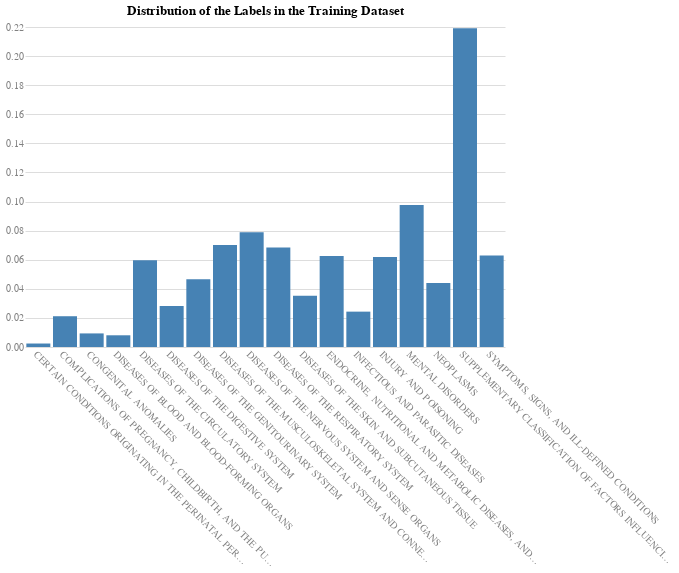

Notebook code cell kept with this figure:
### Markdown cell above
##### 5.2.1.3 - Confirm the distribution and percentage of the labels in the training dataset

### Code cell
# Check the distribution and percentage of the labels in the training dataset
y_train.value_counts(normalize=True)

# Plot the distribution and percentage of true labels
chart(
    df=y_train.value_counts(normalize=True).reset_index(),
    x='index:N',
    y='proportion:Q',
    title='Distribution of the Labels in the Training Dataset',
).mark_bar().configure_axisX(labelAngle=45, labelLimit=300, title=None).configure_axisY(title=None)

### Figure 1 — Vega specification as saved in the notebook (floating-point values rounded to 4 significant figures)
{"$schema": "https://vega.github.io/schema/vega/v5.json", "data": [{"name": "source_0", "values": [{"index": "SUPPLEMENTARY CLASSIFICATION OF FACTORS INFLUENCING HEALTH STATUS AND CONTACT WITH HEALTH SERVICES", "proportion": 0.2192, "proportion_end": 0.2192, "proportion_start": 0.0}, {"index": "MENTAL DISORDERS", "proportion": 0.09761, "proportion_end": 0.09761, "proportion_start": 0.0}, {"index": "DISEASES OF THE NERVOUS SYSTEM AND SENSE ORGANS", "proportion": 0.0789, "proportion_end": 0.0789, "proportion_start": 0.0}, {"index": "DISEASES OF THE MUSCULOSKELETAL SYSTEM AND CONNECTIVE TISSUE", "proportion": 0.07005, "proportion_end": 0.07005, "proportion_start": 0.0}, {"index": "DISEASES OF THE RESPIRATORY SYSTEM", "proportion": 0.06838, "proportion_end": 0.06838, "proportion_start": 0.0}, {"index": "SYMPTOMS, SIGNS, AND ILL-DEFINED CONDITIONS", "proportion": 0.06284, "proportion_end": 0.06284, "proportion_start": 0.0}, {"index": "ENDOCRINE, NUTRITIONAL AND METABOLIC DISEASES, AND IMMUNITY DISORDERS", "proportion": 0.06254, "proportion_end": 0.06254, "proportion_start": 0.0}, {"index": "INJURY AND POISONING", "proportion": 0.06188, "proportion_end": 0.06188, "proportion_start": 0.0}, {"index": "DISEASES OF THE CIRCULATORY SYSTEM", "proportion": 0.05956, "proportion_end": 0.05956, "proportion_start": 0.0}, {"index": "DISEASES OF THE GENITOURINARY SYSTEM", "proportion": 0.04651, "proportion_end": 0.04651, "proportion_start": 0.0}, {"index": "NEOPLASMS", "proportion": 0.04397, "proportion_end": 0.04397, "proportion_start": 0.0}, {"index": "DISEASES OF THE SKIN AND SUBCUTANEOUS TISSUE", "proportion": 0.03515, "proportion_end": 0.03515, "proportion_start": 0.0}, {"index": "DISEASES OF THE DIGESTIVE SYSTEM", "proportion": 0.02817, "proportion_end": 0.02817, "proportion_start": 0.0}, {"index": "INFECTIOUS AND PARASITIC DISEASES", "proportion": 0.02431, "proportion_end": 0.02431, "proportion_start": 0.0}, {"index": "COMPLICATIONS OF PREGNANCY, CHILDBIRTH, AND THE PUERPERIUM", "proportion": 0.02116, "proportion_end": 0.02116, "proportion_start": 0.0}, {"index": "CONGENITAL ANOMALIES", "proportion": 0.009337, "proportion_end": 0.009337, "proportion_start": 0.0}, {"index": "DISEASES OF BLOOD AND BLOOD-FORMING ORGANS", "proportion": 0.008051, "proportion_end": 0.008051, "proportion_start": 0.0}, {"index": "CERTAIN CONDITIONS ORIGINATING IN THE PERINATAL PERIOD", "proportion": 0.002394, "proportion_end": 0.002394, "proportion_start": 0.0}]}, {"name": "source_0_x_domain_index", "values": [{"index": "SUPPLEMENTARY CLASSIFICATION OF FACTORS INFLUENCING HEALTH STATUS AND CONTACT WITH HEALTH SERVICES"}, {"index": "MENTAL DISORDERS"}, {"index": "DISEASES OF THE NERVOUS SYSTEM AND SENSE ORGANS"}, {"index": "DISEASES OF THE MUSCULOSKELETAL SYSTEM AND CONNECTIVE TISSUE"}, {"index": "DISEASES OF THE RESPIRATORY SYSTEM"}, {"index": "SYMPTOMS, SIGNS, AND ILL-DEFINED CONDITIONS"}, {"index": "ENDOCRINE, NUTRITIONAL AND METABOLIC DISEASES, AND IMMUNITY DISORDERS"}, {"index": "INJURY AND POISONING"}, {"index": "DISEASES OF THE CIRCULATORY SYSTEM"}, {"index": "DISEASES OF THE GENITOURINARY SYSTEM"}, {"index": "NEOPLASMS"}, {"index": "DISEASES OF THE SKIN AND SUBCUTANEOUS TISSUE"}, {"index": "DISEASES OF THE DIGESTIVE SYSTEM"}, {"index": "INFECTIOUS AND PARASITIC DISEASES"}, {"index": "COMPLICATIONS OF PREGNANCY, CHILDBIRTH, AND THE PUERPERIUM"}, {"index": "CONGENITAL ANOMALIES"}, {"index": "DISEASES OF BLOOD AND BLOOD-FORMING ORGANS"}, {"index": "CERTAIN CONDITIONS ORIGINATING IN THE PERINATAL PERIOD"}]}], "marks": [{"type": "rect", "name": "marks", "from": {"data": "source_0"}, "encode": {"update": {"fill": {"value": "steelblue"}, "ariaRoleDescription": {"value": "bar"}, "y": {"field": "proportion_end", "scale": "y"}, "y2": {"field": "proportion_start", "scale": "y"}, "width": {"signal": "max(0.25, bandwidth('x'))"}, "x": {"field": "index", "scale": "x"}, "description": {"signal": "\"index: \" + (isValid(datum[\"index\"]) ? datum[\"index\"] : \"\"+datum[\"index\"]) + \"; proportion: \" + (format(datum[\"proportion\"], \"\"))"}}}, "style": ["bar"]}], "scales": [{"name": "x", "type": "band", "domain": {"data": "source_0_x_domain_index", "field": "index", "sort": true}, "range": [0, {"signal": "width"}], "paddingInner": 0.1, "paddingOuter": 0.05}, {"name": "y", "type": "linear", "domain": {"data": "source_0", "fields": ["proportion_start", "proportion_end"]}, "range": [{"signal": "height"}, 0], "zero": true, "nice": true}], "axes": [{"scale": "y", "gridScale": "x", "tickCount": {"signal": "ceil(height/40)"}, "domain": false, "maxExtent": 0, "zindex": 0, "labels": false, "grid": true, "aria": false, "minExtent": 0, "orient": "left", "ticks": false}, {"scale": "x", "grid": false, "labelAlign": "left", "zindex": 0, "labelBaseline": "top", "orient": "bottom"}, {"scale": "y", "labelAlign": "right", "tickCount": {"signal": "ceil(height/40)"}, "grid": false, "zindex": 0, "labelOverlap": true, "orient": "left"}], "title": {"text": "Distribution of the Labels in the Training Dataset", "frame": "group"}, "style": "cell", "padding": 5, "height": 320, "config": {"axis": {"domain": false, "labelAngle": 0, "labelColor": "gray", "labelFontSize": 10, "ticks": false}, "axisX": {"labelAngle": 45, "labelLimit": 300, "title": null}, "axisY": {"title": null}, "style": {"guide-label": {"font": "Helvetica Neue"}, "guide-title": {"font": "Helvetica Neue"}, "group-title": {"font": "Helvetica Neue"}, "group-subtitle": {"font": "Helvetica Neue"}, "cell": {"stroke": null}, "text": {"font": "Helvetica Neue"}}}, "width": 480, "background": "white"}
